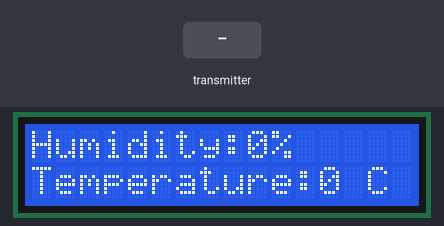
This sketch was run on a simulated Arduino Uno, built with avr-gcc and run on an emulated ATmega328P. On the bench: 16×2 character LCD. The test bench sets the inputs (shaded band). No radio packets arrive unless stated; what the sketch prints to the serial monitor is not drawn.

Above: at 1.2 s.
1.3 s: the transmitter starts sending h = 64
At 2.1 s:
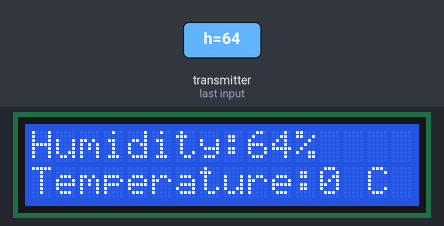
2.8 s: the transmitter starts sending h = 0
At 3.3 s:
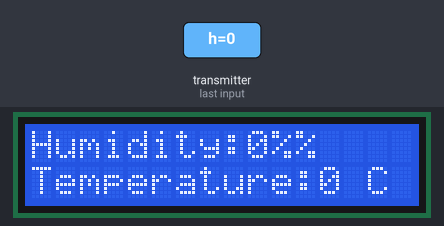
4.3 s: the transmitter starts sending t = 64
At 5.5 s:
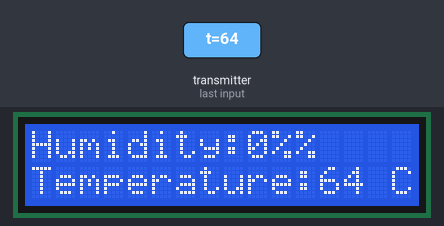
5.8 s: the transmitter starts sending t = 0
At 6.9 s:
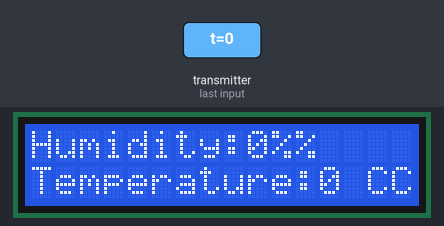
7.3 s: the transmitter starts sending h = 128
At 8.1 s:
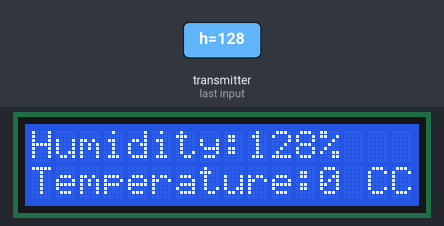
8.8 s: the transmitter starts sending t = 128
At 9.4 s:
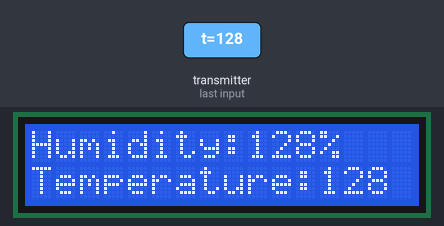
Timing chart, 0 to 11.3 s (numbered marks = the images above; inputs shaded):
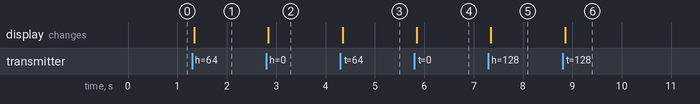

The sketch:

tes_rx.ino
```cpp
#include <LiquidCrystal_I2C.h>

#include <nRF24L01.h>

#include <RF24.h>
#include <RF24_config.h>

#include <Wire.h>

#include <SPI.h>
#define BUZZERPIN 3
int pesan [1];
LiquidCrystal_I2C lcd(0x27, 16, 2);
const uint64_t pipeIn = 0xE8E8F0F0E1LL;
RF24 radio(9, 10);
struct MyData {
  byte h;
  byte t;
};
MyData data;
void setup()
{
  Serial.begin(9600);
  radio.begin();
  lcd.begin();
  lcd.home();
  lcd.backlight();
  lcd.clear();
  radio.setAutoAck(false);
  radio.setDataRate(RF24_250KBPS);
  radio.openReadingPipe(1, pipeIn);
  radio.startListening();
  //lcd.println("Receiver ");
}
void recvData()
{
  if ( radio.available() ) {
    radio.read(&data, sizeof(MyData));
    }


}
void loop()
{
  recvData();
  Serial.print("Humidity: ");
  Serial.print(data.h);
  lcd.setCursor(0,0);
  lcd.print("Humidity:");
  lcd.print(data.h);
  lcd.print("%");
  lcd.setCursor(0,1);
  Serial.print("Temperature: ");
  Serial.print(data.t);
  lcd.print("Temperature:");
  lcd.print(data.t);
  lcd.print(" C");
  //Serial.print("\n");
  {
   if ((data.t > 0) && (data.t <= 32))
    {
    delay(10);
    digitalWrite(BUZZERPIN, LOW);
  }
  else if ((data.t > 34) && (data.t <= 45))
   {
    delay(10);
    digitalWrite(BUZZERPIN, HIGH);
    tone(3, 500, 1000);
    delay(10);
     digitalWrite(BUZZERPIN, LOW);
   }
}
}
```

Measured:
- after the input at 1.3 s, the display: changes at once (image 1)
- after the input at 2.8 s, the display: changes at once (image 2)
- after the input at 4.3 s, the display: changes at once (image 3)
- after the input at 5.8 s, the display: changes after 0.05 s (image 4)
- after the input at 7.3 s, the display: changes after 0.05 s (image 5)
- after the input at 8.8 s, the display: changes after 0.05 s (image 6)
